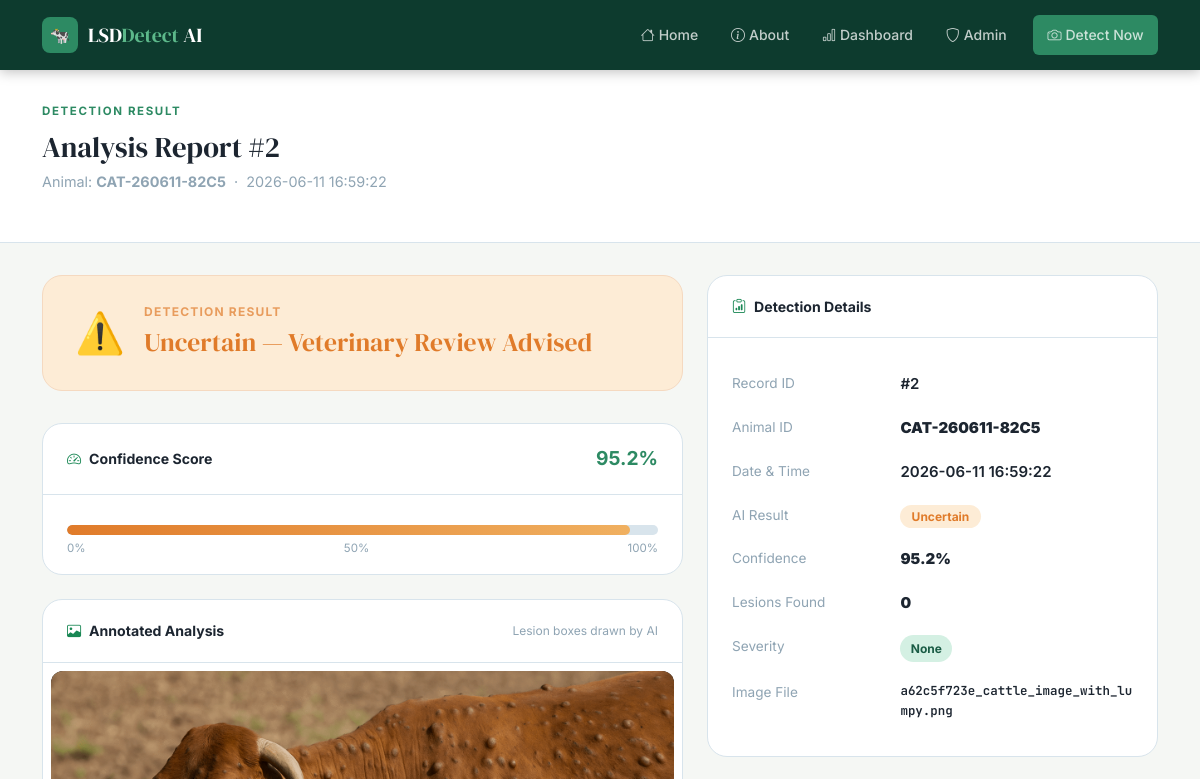
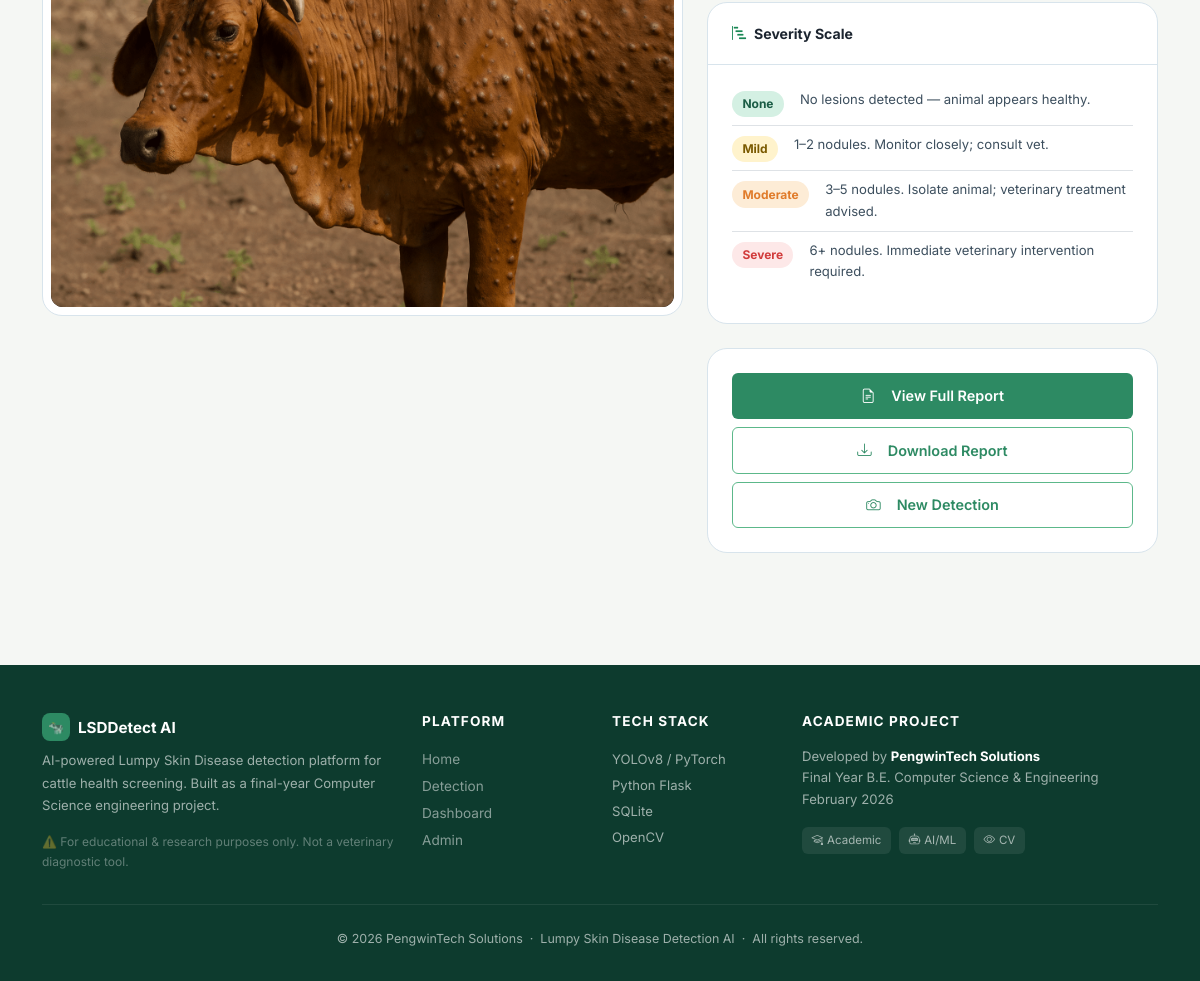
Page /result/2 on the committed database (2 pictures, top to bottom).
### tables this page shows
CREATE TABLE detections (
            id          INTEGER PRIMARY KEY AUTOINCREMENT,
            animal_id   TEXT NOT NULL,
            image_name  TEXT NOT NULL,
            image_path  TEXT NOT NULL,
            result      TEXT NOT NULL,          -- 'Positive' | 'Healthy' | 'Uncertain'
            confidence  REAL NOT NULL,
            lesion_count INTEGER DEFAULT 0,
            severity    TEXT DEFAULT 'None',    -- None | Mild | Moderate | Severe
            notes       TEXT,
            created_at  TEXT NOT NULL
        );

### app.py (the view)
@app.route('/result/<int:detection_id>')
def result(detection_id):
    record = db.get_detection_by_id(detection_id)
    if not record:
        abort(404)
    return render_template('result.html', record=record)

### database.py (called while the page is built)
def get_db():
    conn = sqlite3.connect(DB_PATH)
    conn.row_factory = sqlite3.Row
    return conn

def get_detection_by_id(detection_id):
    conn = get_db()
    cursor = conn.cursor()
    cursor.execute('SELECT * FROM detections WHERE id = ?', (detection_id,))
    row = cursor.fetchone()
    conn.close()
    return dict(row) if row else None

### templates/result.html (shortened to what this page needs)
{% extends "base.html" %}
{% block content %}
<div class="page-header">
  <div class="container">
    <div class="section-eyebrow">Detection Result</div>
    <h1>Analysis Report #{{ record.id }}</h1>
    <p>Animal: <strong>{{ record.animal_id }}</strong> &nbsp;·&nbsp; {{ record.created_at }}</p>
  </div>
</div>
<div class="container pb-5">
  <div class="row g-4">
    <div class="col-lg-7">
      {% set result_lower = record.result | lower %}
      <div class="result-banner {{ result_lower }}">
        <span style="font-size:2.5rem">
          {% if record.result == 'Positive' %}🚨
          {% elif record.result == 'Healthy' %}✅
          {% else %}⚠️{% endif %}
        </span>
        <div>
          <div style="font-size:.75rem;font-weight:700;text-transform:uppercase;letter-spacing:.1em;opacity:.7">
            Detection Result
          </div>
          <div class="result-label">
            {% if record.result == 'Positive' %}Lumpy Skin Disease Detected
            {% elif record.result == 'Healthy' %}No Disease Detected — Healthy
            {% else %}Uncertain — Veterinary Review Advised{% endif %}
          </div>
        </div>
      </div>
      <div class="card-shell mb-4">
        <div class="card-shell-header">
          <span style="font-weight:700;font-size:.88rem">
            <i class="bi bi-speedometer2 me-2 text-success"></i>Confidence Score
          </span>
          <strong style="font-size:1.2rem;
            color:{% if record.confidence >= 0.85 %}var(--green-500)
                  {% elif record.confidence >= 0.65 %}var(--amber-500)
                  {% else %}var(--red-500){% endif %}">
            {{ (record.confidence * 100) | round(1) }}%
          </strong>
        </div>
        <div class="card-shell-body pb-3">
          <div class="confidence-bar-wrap">
            <div class="confidence-bar"
                 data-width="{{ (record.confidence * 100) | round(1) }}"
                 style="width:0%;
                   background:{% if record.result == 'Positive' %}linear-gradient(90deg,var(--red-500),#e87070)
                              {% elif record.result == 'Healthy' %}linear-gradient(90deg,var(--green-500),var(--green-300))
                              {% else %}linear-gradient(90deg,var(--amber-500),#f0b060){% endif %}">
            </div>
          </div>
          <div class="d-flex justify-content-between mt-1" style="font-size:.72rem;color:var(--mist)">
            <span>0%</span><span>50%</span><span>100%</span>
          </div>
        </div>
      </div>
      <div class="card-shell">
        <div class="card-shell-header">
          <span style="font-weight:700;font-size:.88rem">
            <i class="bi bi-image me-2 text-success"></i>Annotated Analysis
          </span>
          <span style="font-size:.75rem;color:var(--mist)">Lesion boxes drawn by AI</span>
        </div>
        <div class="card-shell-body p-2">
          <div style="background:#000;border-radius:var(--radius);overflow:hidden">
            {% set ann = 'annotated_' + record.image_name %}
            <img src="{{ url_for('static', filename='uploads/' + ann) }}"
                 onerror="this.src='{{ url_for('static', filename='uploads/' + record.image_name) }}'"
                 alt="Annotated cattle image"
                 style="width:100%;max-height:480px;object-fit:contain;display:block" />
          </div>
        </div>
      </div>
    </div>
    <div class="col-lg-5">
      <div class="card-shell mb-4">
        <div class="card-shell-header">
          <span style="font-weight:700;font-size:.88rem">
            <i class="bi bi-clipboard-data me-2 text-success"></i>Detection Details
          </span>
        </div>
        <div class="card-shell-body">
          <table class="meta-table w-100">
            <tr>
              <td>Record ID</td>
              <td>#{{ record.id }}</td>
            </tr>
            <tr>
              <td>Animal ID</td>
              <td><strong>{{ record.animal_id }}</strong></td>
            </tr>
            <tr>
              <td>Date &amp; Time</td>
              <td>{{ record.created_at }}</td>
            </tr>
            <tr>
              <td>AI Result</td>
              <td>
                <span class="badge-{{ result_lower }}">{{ record.result }}</span>
              </td>
            </tr>
            <tr>
              <td>Confidence</td>
              <td><strong>{{ (record.confidence * 100) | round(1) }}%</strong></td>
            </tr>
            <tr>
              <td>Lesions Found</td>
              <td>
                <strong>{{ record.lesion_count }}</strong>
              </td>
            </tr>
            <tr>
              <td>Severity</td>
              <td>
                <span class="severity-pill sev-{{ record.severity | lower }}">
                  {{ record.severity }}
                </span>
              </td>
            </tr>
            <tr>
              <td>Image File</td>
              <td style="font-family:var(--ff-mono);font-size:.78rem;word-break:break-all">
                {{ record.image_name }}
              </td>
            </tr>
          </table>
        </div>
      </div>
      <div class="card-shell mb-4">
        <div class="card-shell-header">
          <span style="font-weight:700;font-size:.88rem">
            <i class="bi bi-bar-chart-steps me-2 text-success"></i>Severity Scale
          </span>
        </div>
        <div class="card-shell-body">
          {% for sev, cls, desc in [
            ('None','sev-none','No lesions detected — animal appears healthy.'),
            ('Mild','sev-mild','1–2 nodules. Monitor closely; consult vet.'),
            ('Moderate','sev-moderate','3–5 nodules. Isolate animal; veterinary treatment advised.'),
            ('Severe','sev-severe','6+ nodules. Immediate veterinary intervention required.')
          ] %}
          <div class="d-flex gap-3 align-items-start mb-2 pb-2 {% if not loop.last %}border-bottom{% endif %}"
               style="border-color:var(--cloud)">
            <span class="severity-pill {{ cls }}" style="flex-shrink:0;margin-top:2px">{{ sev }}</span>
            <span style="font-size:.82rem;color:var(--slate)">{{ desc }}</span>
          </div>
          {% endfor %}
        </div>
      </div>
      <div class="card-shell">
        <div class="card-shell-body">
          <div class="d-grid gap-2">
            <a href="{{ url_for('report', detection_id=record.id) }}"
               class="btn-primary-custom" style="justify-content:center">
              <i class="bi bi-file-earmark-text me-2"></i>View Full Report
            </a>
            <a href="{{ url_for('download_report', detection_id=record.id) }}"
               class="btn-outline-custom" style="justify-content:center">
              <i class="bi bi-download me-2"></i>Download Report
            </a>
            <a href="{{ url_for('detect') }}"
               class="btn-outline-custom" style="justify-content:center">
              <i class="bi bi-camera me-2"></i>New Detection
            </a>
          </div>
        </div>
      </div>
    </div>
  </div>
</div>
{% endblock %}

### static/css/main.css (style rules this page uses)
:root { --green-900: #0d3b2e; --green-700: #1a5c45; --green-500: #2d8a63; --green-300: #5cb88a; --green-100: #d4f0e3; --green-50: #eef8f3; --amber-500: #e07b2a; --amber-100: #fdecd6; --red-500: #d13b3b; --red-100: #fde8e8; --blue-500: #3b7dd1; --blue-100: #e8f0fd; --charcoal: #1c2530; --slate: #3d4f5e; --mist: #8fa4b3; --cloud: #d8e4ec; --ivory: #f5f7f4; --white: #ffffff; --ff-display: 'DM Serif Display', Georgia, serif; --ff-body: 'Inter', system-ui, sans-serif; --ff-mono: 'JetBrains Mono', 'Courier New', monospace; --radius-sm: 6px; --radius: 12px; --radius-lg: 20px; --radius-xl: 32px; --shadow-sm: 0 1px 3px rgba(0,0,0,.08); --shadow: 0 4px 16px rgba(0,0,0,.10); --shadow-lg: 0 12px 40px rgba(0,0,0,.14); --transition: 0.22s ease; }
*, *::before, *::after { box-sizing: border-box; margin: 0; padding: 0; }
html { scroll-behavior: smooth; }
body { font-family: var(--ff-body); background: var(--ivory); color: var(--charcoal); line-height: 1.65; font-size: 15px; min-height: 100vh; }
a { color: var(--green-500); text-decoration: none; transition: color var(--transition); }
img { max-width: 100%; height: auto; display: block; }
h1, h2, h3, h4, h5 { font-family: var(--ff-display); line-height: 1.25; color: var(--charcoal); }
.section-eyebrow { font-size: 0.72rem; font-weight: 700; letter-spacing: 0.14em; text-transform: uppercase; color: var(--green-500); margin-bottom: 0.5rem; }
.result-banner { border-radius: var(--radius-lg); padding: 1.5rem 2rem; display: flex; align-items: center; gap: 1.2rem; margin-bottom: 2rem; }
.result-banner.uncertain { background: var(--amber-100); border: 1px solid #f5d9c0; color: var(--amber-500); }
.result-label { font-family: var(--ff-display); font-size: 1.6rem; }
.confidence-bar-wrap { background: var(--cloud); border-radius: 50px; height: 10px; overflow: hidden; margin-top: 0.4rem; }
.confidence-bar { height: 100%; border-radius: 50px; background: linear-gradient(90deg, var(--green-500), var(--green-300)); transition: width 1s ease; }
.meta-table td { padding: 0.6rem 0; vertical-align: top; }
.meta-table td:first-child { color: var(--mist); width: 42%; font-size: 0.85rem; }
.meta-table td:last-child { font-weight: 600; }
.btn-primary-custom { background: var(--green-500); color: var(--white); border: none; border-radius: var(--radius-sm); padding: 0.7rem 1.6rem; font-weight: 600; font-size: 0.9rem; cursor: pointer; transition: all var(--transition); display: inline-flex; align-items: center; gap: 0.5rem; }
.btn-outline-custom { background: transparent; color: var(--green-500); border: 1.5px solid var(--green-300); border-radius: var(--radius-sm); padding: 0.65rem 1.5rem; font-weight: 600; font-size: 0.9rem; cursor: pointer; transition: all var(--transition); display: inline-flex; align-items: center; gap: 0.5rem; }
.badge-uncertain { background: var(--amber-100); color: var(--amber-500); padding: 0.25rem 0.7rem; border-radius: 50px; font-size: 0.75rem; font-weight: 700; }
.card-shell { background: var(--white); border: 1px solid var(--cloud); border-radius: var(--radius-lg); overflow: hidden; }
.card-shell-header { padding: 1.2rem 1.5rem; border-bottom: 1px solid var(--cloud); display: flex; align-items: center; justify-content: space-between; }
.card-shell-body { padding: 1.5rem; }
.sev-none { color: var(--green-700); background: var(--green-100); }
.sev-mild { color: #7a5a00; background: #fff3cc; }
.sev-moderate { color: var(--amber-500); background: var(--amber-100); }
.sev-severe { color: var(--red-500); background: var(--red-100); }
.severity-pill { display: inline-block; padding: 0.2rem 0.65rem; border-radius: 50px; font-size: 0.75rem; font-weight: 700; }
.page-header { background: var(--white); border-bottom: 1px solid var(--cloud); padding: 2rem 0; margin-bottom: 2rem; }
.page-header h1 { font-size: 1.8rem; margin-bottom: 0.3rem; }
.page-header p { color: var(--mist); font-size: 0.9rem; }

### rows in the picture
detections: id "2", animal_id "CAT-260611-82C5", created_at "2026-06-11 16:59:22", (record.confidence*100)|round(1) "95.2", image_name (picture), result "Uncertain", lesion_count "0", severity "None", image_name "a62c5f723e_cattle_image_with_lumpy.png"

### other values in the picture
{{ sev }} "None" "Mild" "Moderate" "Severe"
{{ desc }} "No lesions detected — animal appears healthy." "1–2 nodules. Monitor closely; consult vet." "3–5 nodules. Isolate animal; veterinary treatment advised." "6+ nodules. Immediate veterinary intervention required."
